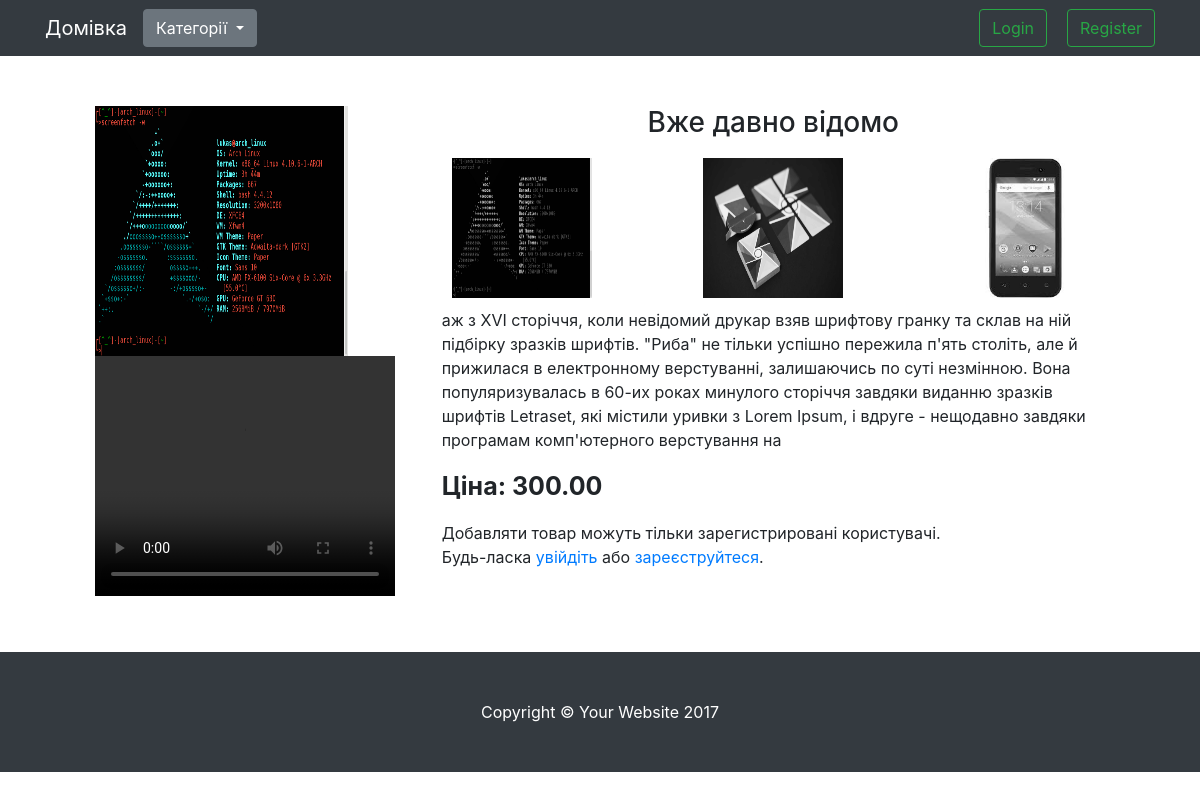
/product/1/, run on the app's committed database.
### app/models.py (models this page shows, shortened)
class Product(models.Model):
    category = models.ForeignKey(Category, on_delete=models.CASCADE, verbose_name='Категорія')
    title = models.CharField(max_length=200, verbose_name='Заголовок')
    description = models.TextField(verbose_name='Опис')
    image = models.ImageField(upload_to='products/images', verbose_name='Зображення')
    images = models.ManyToManyField(ProductImages, verbose_name='Інші зображення', blank=True)
    video = models.FileField(upload_to='products/video', verbose_name='Відео', blank=True)
    price = models.DecimalField(max_digits=9, decimal_places=2, verbose_name='Ціна')
    available = models.BooleanField(default=True, verbose_name='В наявності')
    in_cart = False
    objects = ProductManager()
    class Meta:
        verbose_name = 'Продукт'
        verbose_name_plural = 'Продукти'

class ProductImages(models.Model):
    image = models.ImageField(upload_to='products/product_images/')

### app/views.py (the view)
# urls.py: re_path(r'^product/(?P<product_id>[-\d]+)/$', views.product_detail, name='product_detail'),
def product_detail(request, product_id):
    cart = get_cart(request)
    product = get_object_or_404(Product, id=product_id)
    products_in_cart = [item.product for item in cart.items.all()]
    if product in products_in_cart:
        product.in_cart = True
    return render(request, 'product.html', {
        'product': product,
        'product_images': product.images.all(),
    })

### app/context_processors.py (called while the page is built)
def cart_categories(request):
    cart = get_cart(request)
    return {
        'cart': cart,
        'categories': Category.objects.all()
    }

### app/views.py (called while the page is built)
def get_cart(request):
    try:
        cart_id = request.session['cart_id']
        cart = Cart.objects.get(id=int(cart_id))
        request.session['count'] = cart.items.count()
        return cart
    except:
        cart = Cart()
        cart.save()
        request.session['cart_id'] = cart.id
        cart = Cart.objects.get(id=cart.id)
        return cart

### templates/product.html (shortened to what this page needs)
{% extends 'base/base.html' %}
{% block content %}
<div class="row" style="padding: 50px;">
    <div class="col-sm-4">
        <img src="{{ product.image.url }}" style="width:80%; height: 250px;" alt="">
        {% if product.video %}
                <video width="300" height="240" controls>
                  <source src="{{ product.video.url }}" type="video/mp4">
                  <source src="{{ product.video.url }}" type="video/ogg">
                </video>
            {% endif %}
    </div>
    <div class="col-sm-8">
        <h3 class="text-center">{{ product.title }}</h3>
        <div class="product_images_row">
            {% for image in product_images %}
                <a href="{{ image.image.url }}" data-lightbox="mygallery">
                    <img class="product_images" src="{{ image.image.url }}" alt="">
                </a>
            {% endfor %}
        </div>
        <p>{{ product.description }}</p>
        <p style="font-size: 25px;"><strong>Ціна: {{ product.price }}</strong></p>
        {% if request.user.is_authenticated%}
            {% if not product.in_cart %}
                <div class="card-footer">
                    <a href="{% url 'add_to_cart' id=product.id %}"><button class="btn btn-outline-success">Добавити в корзину</button></a>
                </div>
              {% else %}
              <div class="card-footer">
                    <a href="{% url 'cart' %}"><button class="btn btn-danger">Перейти в корзину</button></a>
                </div>
            {% endif %}
        {% else %}
            <p>Добавляти товар можуть тільки зарегистрировані користувачі.</br>
                Будь-ласка <a href="{% url 'login' %}">увійдіть</a> або <a href="{% url 'register' %}">зареєструйтеся</a>.
            </p>
        {% endif %}
    </div>
</div>
{% endblock %}

### static/app/css/shop-homepage.css (style rules this page uses)
body { padding-top: 54px; }
@media (min-width: 992px) { body { padding-top: 56px; } }

### templates/product.html (style rules this page uses)
.product_images_row { display: flex; flex-wrap: wrap; justify-content: space-between; }
.product_images { width: 150px; height: 150px; margin: 5px; padding: 5px; filter: grayscale(100%); transition: 0.5s; }

### data on the page
Product: image (picture), title "Вже давно відомо", description "аж з XVI сторіччя, коли невідомий друкар взяв шрифтову гранку та склав на ній підбірку зразків шрифтів. \"Риба\" не тільки успішно пережила п'ять століть, але й прижилася в електронному верстуванні, залишаючись по суті незмінною. Вона популяризувалась в 60-их роках минулого сторіччя завдяки виданню зразків шрифтів Letraset, які містили уривки з Lorem Ipsum, і вдруге - нещодавно завдяки програмам комп'ютерного верстування на", price "300.00"
ProductImages: image (picture)
ProductImages: image (picture)
ProductImages: image (picture)
